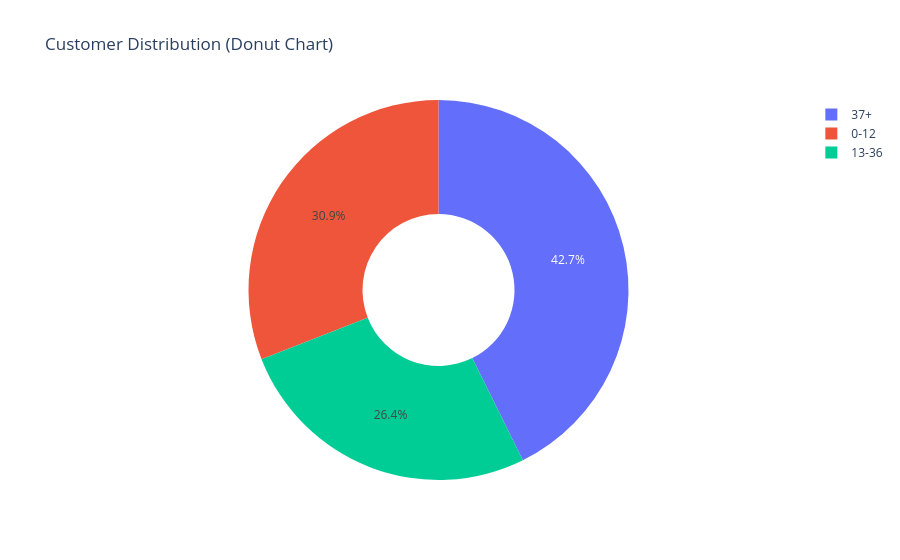

Write notebook code for a chart like this one.
### Code cell
# Donut chart (Plotly)
fig = pt.pie(
    values=tenure_counts.values,
    names=tenure_counts.index,
    hole=0.4, 
    # creates donut
    title="Customer Distribution (Donut Chart)"
)

fig.show()

### Figure 1 — Plotly figure (JSON) as saved in the notebook; plotly's stock layout.template omitted (floating-point values rounded to 4 significant figures)
{"data": [{"domain": {"x": [0, 1], "y": [0, 1]}, "hole": 0.4, "hovertemplate": "label=%{label}<br>value=%{value}<extra></extra>", "labels": ["37+", "0-12", "13-36"], "legendgroup": "", "name": "", "showlegend": true, "type": "pie", "values": [3001, 2175, 1856]}], "layout": {"legend": {"tracegroupgap": 0}, "title": {"text": "Customer Distribution (Donut Chart)"}}}
